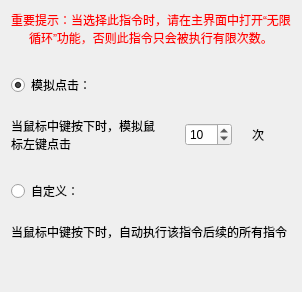
     <widget class="QWidget" name="tab_8">
      <attribute name="title">
       <string>中键激活</string>
      </attribute>
      <layout class="QVBoxLayout" name="verticalLayout_16">
       <item>
        <widget class="QLabel" name="label_30">
         <property name="sizePolicy">
          <sizepolicy hsizetype="Preferred" vsizetype="Fixed">
           <horstretch>0</horstretch>
           <verstretch>0</verstretch>
          </sizepolicy>
         </property>
         <property name="palette">
          <palette>
           <active>
            <colorrole role="WindowText">
             <brush brushstyle="SolidPattern">
              <color alpha="255">
               <red>255</red>
               <green>0</green>
               <blue>0</blue>
              </color>
             </brush>
            </colorrole>
            <colorrole role="Text">
             <brush brushstyle="SolidPattern">
              <color alpha="255">
               <red>255</red>
               <green>0</green>
               <blue>0</blue>
              </color>
             </brush>
            </colorrole>
            <colorrole role="PlaceholderText">
             <brush brushstyle="SolidPattern">
              <color alpha="128">
               <red>255</red>
               <green>0</green>
               <blue>0</blue>
              </color>
             </brush>
            </colorrole>
           </active>
           <inactive>
            <colorrole role="WindowText">
             <brush brushstyle="SolidPattern">
              <color alpha="255">
               <red>255</red>
               <green>0</green>
               <blue>0</blue>
              </color>
             </brush>
            </colorrole>
            <colorrole role="Text">
             <brush brushstyle="SolidPattern">
              <color alpha="255">
               <red>255</red>
               <green>0</green>
               <blue>0</blue>
              </color>
             </brush>
            </colorrole>
            <colorrole role="PlaceholderText">
             <brush brushstyle="SolidPattern">
              <color alpha="128">
               <red>255</red>
               <green>0</green>
               <blue>0</blue>
              </color>
             </brush>
            </colorrole>
           </inactive>
           <disabled>
            <colorrole role="WindowText">
             <brush brushstyle="SolidPattern">
              <color alpha="255">
               <red>120</red>
               <green>120</green>
               <blue>120</blue>
              </color>
             </brush>
            </colorrole>
            <colorrole role="Text">
             <brush brushstyle="SolidPattern">
              <color alpha="255">
               <red>120</red>
               <green>120</green>
               <blue>120</blue>
              </color>
             </brush>
            </colorrole>
            <colorrole role="PlaceholderText">
             <brush brushstyle="SolidPattern">
              <color alpha="128">
               <red>0</red>
               <green>0</green>
               <blue>0</blue>
              </color>
             </brush>
            </colorrole>
           </disabled>
          </palette>
         </property>
         <property name="frameShadow">
          <enum>QFrame::Plain</enum>
         </property>
         <property name="lineWidth">
          <number>1</number>
         </property>
         <property name="text">
          <string>重要提示：当选择此指令时，请在主界面中打开“无限循环”功能，否则此指令只会被执行有限次数。</string>
         </property>
         <property name="textFormat">
          <enum>Qt::PlainText</enum>
         </property>
         <property name="alignment">
          <set>Qt::AlignCenter</set>
         </property>
         <property name="wordWrap">
          <bool>true</bool>
         </property>
        </widget>
       </item>
       <item>
        <layout class="QVBoxLayout" name="verticalLayout_15">
         <item>
          <layout class="QVBoxLayout" name="verticalLayout_13" stretch="0,0">
           <property name="spacing">
            <number>20</number>
           </property>
           <property name="leftMargin">
            <number>0</number>
           </property>
           <property name="topMargin">
            <number>20</number>
           </property>
           <property name="rightMargin">
            <number>0</number>
           </property>
           <property name="bottomMargin">
            <number>0</number>
           </property>
           <item>
            <widget class="QRadioButton" name="radioButton">
             <property name="text">
              <string>模拟点击：</string>
             </property>
             <property name="checked">
              <bool>true</bool>
             </property>
            </widget>
           </item>
           <item>
            <layout class="QHBoxLayout" name="horizontalLayout_9" stretch="4,1,1">
             <item>
              <widget class="QLabel" name="label_27">
               <property name="text">
                <string>当鼠标中键按下时，模拟鼠标左键点击</string>
               </property>
               <property name="alignment">
                <set>Qt::AlignLeading|Qt::AlignLeft|Qt::AlignVCenter</set>
               </property>
               <property name="wordWrap">
                <bool>true</bool>
               </property>
              </widget>
             </item>
             <item>
              <widget class="QSpinBox" name="spinBox_3">
               <property name="minimum">
                <number>1</number>
               </property>
               <property name="maximum">
                <number>999</number>
               </property>
               <property name="value">
                <number>10</number>
               </property>
              </widget>
             </item>
             <item>
              <widget class="QLabel" name="label_28">
               <property name="text">
                <string>次</string>
               </property>
              </widget>
             </item>
            </layout>
           </item>
          </layout>
         </item>
         <item>
          <layout class="QVBoxLayout" name="verticalLayout_14">
           <property name="spacing">
            <number>20</number>
           </property>
           <property name="topMargin">
            <number>20</number>
           </property>
           <item>
            <widget class="QRadioButton" name="radioButton_2">
             <property name="text">
              <string>自定义：</string>
             </property>
            </widget>
           </item>
           <item>
            <widget class="QLabel" name="label_29">
             <property name="text">
              <string>当鼠标中键按下时，自动执行该指令后续的所有指令</string>
             </property>
             <property name="alignment">
              <set>Qt::AlignLeading|Qt::AlignLeft|Qt::AlignVCenter</set>
             </property>
             <property name="wordWrap">
              <bool>true</bool>
             </property>
            </widget>
           </item>
          </layout>
         </item>
        </layout>
       </item>
       <item>
        <spacer name="verticalSpacer_9">
         <property name="orientation">
          <enum>Qt::Vertical</enum>
         </property>
         <property name="sizeHint" stdset="0">
          <size>
           <width>20</width>
           <height>40</height>
          </size>
         </property>
        </spacer>
       </item>
      </layout>
     </widget>
